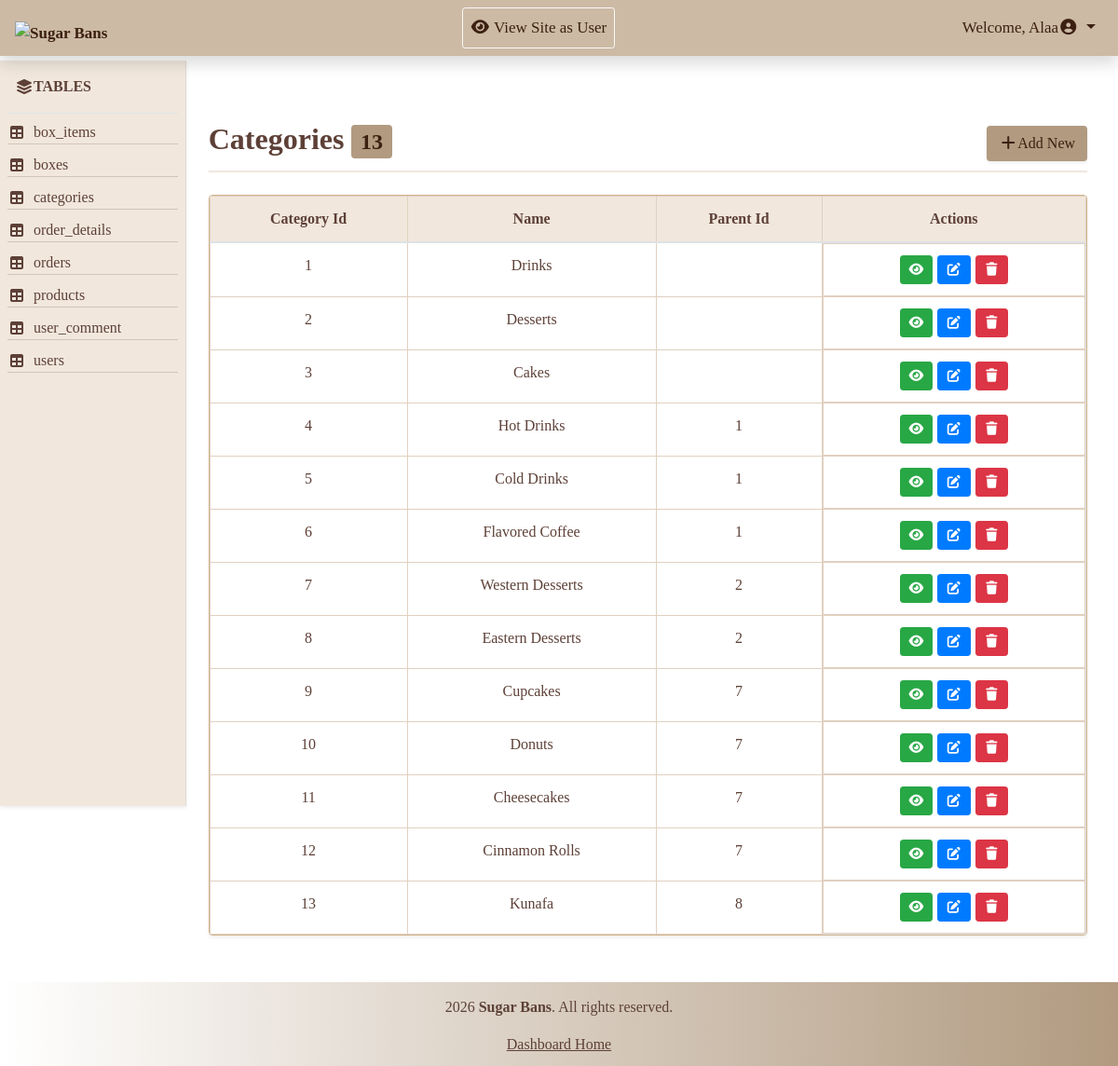
Page /Admin/view_table.php?table=categories (signed in) on the committed database.
### tables this page shows
CREATE TABLE `categories` (
  `category_id` int(11) NOT NULL,
  `name` varchar(100) NOT NULL,
  `parent_id` int(11) DEFAULT NULL,
  `display_order` int(11) DEFAULT 0,
  `parent_id_indexed` int(11) GENERATED ALWAYS AS (coalesce(`parent_id`,0)) STORED
);

### Admin/view_table.php (the view, shortened to what this page needs)
<?php
include 'includes/db/db.php';
include 'includes/temp/header.php';
include 'includes/temp/navbar.php';
?>
    <div class="row mx-3">
        <?php include 'includes/temp/aside.php'; ?>
        <main class="col-md-10">
            <?php
            $displayTitle = "";
            if (isset($_GET['table'])) {
                $currentTable = $_GET['table'];
                $spaceName = str_replace('_', ' ', $currentTable);
                $displayTitle = ucwords($spaceName);
            }
            $statement = $connect->prepare("SELECT * FROM $currentTable");
            $statement->execute();
            $currentTableCount =$statement->rowCount();
            $result = $statement->fetchAll(PDO::FETCH_ASSOC);
            $columns = [];
            if (!empty($result)) {
                $columns = array_slice(array_keys($result[0]), 0, 3);
            }
            ?>
            <div class="d-flex justify-content-between align-items-center div-title">
                <h2 class="table-title" ><?php echo $displayTitle;?> <span class="badge"><?php echo $currentTableCount;?></span></h2>
                <a href="action.php?action=add&table=<?php echo $currentTable; ?>"class="btn shadow-sm btn-add"><i class="fa-solid fa-plus"></i>Add New</a>
            </div>
            <div class="card shadow-sm mt-4 overflow-hidden">
                    <table class="table table-hover mb-0 w-100 border 1px">
                        <thead>
                            <tr>
                                <?php foreach ($columns as $col){?>
                                    <th><?php echo ucwords(str_replace('_', ' ', $col)); ?></th>
                                    <?php } ?>
                                    <th>Actions</th>
                            </tr>
                        </thead>
                        <tbody>
                            <?php foreach ($result as $row){ ?>
                                <tr>
                                    <?php foreach ($columns as $col){ ?>
                                    <td><?php echo $row[$col]; ?></td>
                                        <?php } ?>
                                    <td class="d-flex flex-md-nowrap justify-content-center operation">
                                        <a href="action.php?action=show&table=<?php echo $currentTable; ?>&id=<?php echo array_values($row)[0]; ?>" class="btn btn-sm btn-success"><i class="fa-solid fa-eye"></i></a>
                                        <a href="action.php?action=edit&table=<?php echo $currentTable; ?>&id=<?php echo array_values($row)[0]; ?>" class="btn btn-sm btn-primary"><i class="fa-solid fa-pen-to-square"></i></a>
                                        <a href="action.php?action=delete&table=<?php echo $currentTable; ?>&id=<?php echo array_values($row)[0]; ?>" class="btn btn-sm btn-danger" onclick= "return confirm('Are you sure you want to delete this?')"><i class="fa-solid fa-trash"></i></a>
                                   </td>
                               </tr>
                            <?php } ?>
                        </tbody>
                    </table>
                </div>
        </main>
    </div>
<?php
include 'includes/temp/footer.php';
?>

### Admin/includes/assets/css/style.css (style rules this page uses)
* { margin: 0; padding: 0; box-sizing: border-box; }
body { font-family:Georgia, 'Times New Roman', Times, serif; }
main { margin-top: 130px; margin-bottom: 50px; margin-left: 16.5%; padding-right:5px ; min-height: calc(100vh - 90px - 180px); }
.div-title { border-bottom: 2px solid #f1e7dd; padding-bottom: 5px; }
.table-title { color: #5d4037; font-weight: bold; }
.btn-add { background-color:#b19a80; color: #3c2011 ; }
.badge { background-color:#b19a80; color: #3c2011 ; }
.table ,.card { color: #5d4037; border-color: #d2b48c; }
.table th, .table td { border: 1px solid #e0d0c0; text-align: center; }
.table th { background-color: #f1e7dd ; }
.operation { gap:5px; margin: auto; }

### rows in the picture
categories: category_id "1", name "Drinks"
categories: category_id "2", name "Desserts"
categories: category_id "3", name "Cakes"
categories: category_id "4", name "Hot Drinks", parent "1"
categories: category_id "5", name "Cold Drinks", parent "1"
categories: category_id "6", name "Flavored Coffee", parent "1"
categories: category_id "7", name "Western Desserts", parent "2"
categories: category_id "8", name "Eastern Desserts", parent "2"
categories: category_id "9", name "Cupcakes", parent "7"
categories: category_id "10", name "Donuts", parent "7"
categories: category_id "11", name "Cheesecakes", parent "7"
categories: category_id "12", name "Cinnamon Rolls", parent "7"
categories: category_id "13", name "Kunafa", parent "8"

### other values in the picture
$_SESSION['user_fname'] "Alaa"
$row "box_items"
$row "boxes"
$row "categories"
$row "order_details"
$row "orders"
$row "products"
$row "user_comment"
$row "users"
$displayTitle "Categories"
$currentTableCount "13"
str_replace('_', ' ', $col) "Category Id"
str_replace('_', ' ', $col) "Name"
str_replace('_', ' ', $col) "Parent Id"
